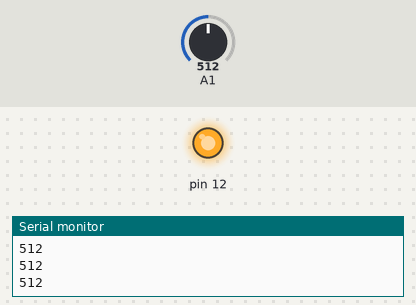
Recording of a sketch running on a simulated Arduino Uno, built with avr-gcc and run on an emulated ATmega328P. Parts: output pins drawn as LEDs (lit = HIGH), the last lines printed to the serial monitor. Inputs (shaded band) come from the test bench; at power-on: A1 = 512.

Above: at 1.2 s.
1.3 s: A1 set to 210
2.8 s: A1 set to 193
At 3.8 s:
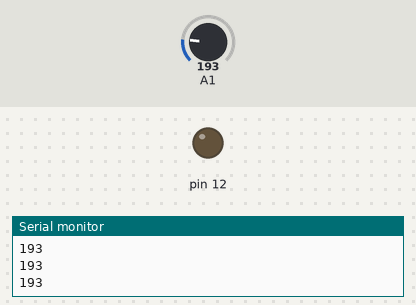
4.3 s: A1 set to 306
At 5.1 s:
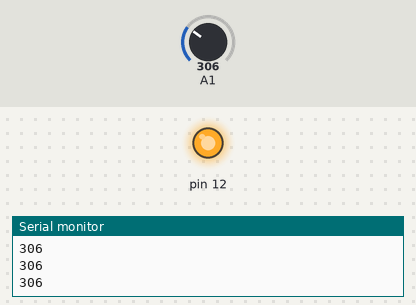
5.8 s: A1 set to 190
At 6.4 s:
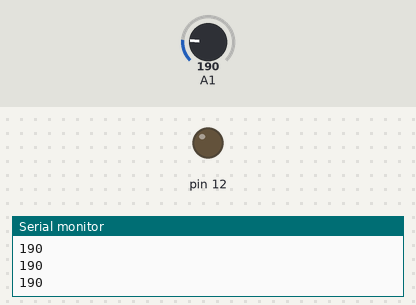
Timing chart, 0 to 8.4 s (numbered marks = the images above; inputs shaded):
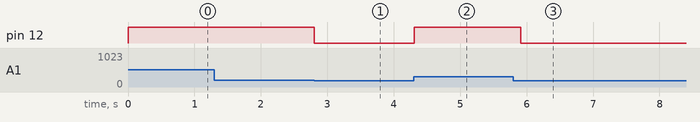

The sketch:

Week7-Mico.ino
```cpp
//const int SoundInput=A0;
void setup() {
  // put your setup code here, to run once:

 pinMode(12,OUTPUT);
 Serial.begin(9600);

}

void loop() {
  int value =analogRead(A1);
  Serial.println(value);
  // put your main code here, to run repeatedly:
 if (value<=200) {
    digitalWrite(12, LOW);

  }
  else {
    digitalWrite(12, HIGH);
    delay(200);

  }
}
```

Measured:
- the behaviour switches between 201 and 200 on A1 (found by bisection; images 0 and 1)
- after the input at 2.8 s, pin 12: HIGH → LOW at once
- after the input at 4.3 s, pin 12: LOW → HIGH at once
- after the input at 5.8 s, pin 12: HIGH → LOW after 0.11 s
